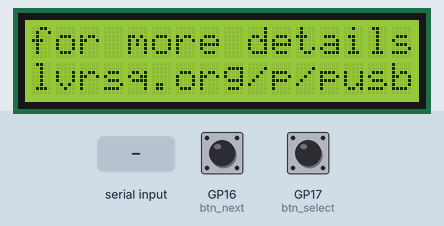
The program below on a simulated Raspberry Pi Pico running CircuitPython. On the bench: 16×2 character LCD. Inputs (shaded band) come from the test bench; at power-on: GP17 (btn_select) HIGH, GP16 (btn_next) HIGH. USB keyboard and mouse output is not drawn; files that are not in the repository are absent; what the program prints to the serial console is not drawn.

Above: at 1.1 s.
At 4.2 s:
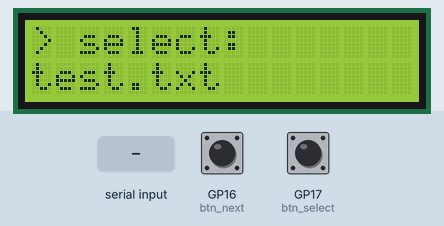
4.3 s: GP17 (btn_select) pulled LOW for 0.15 s
At 5.0 s:
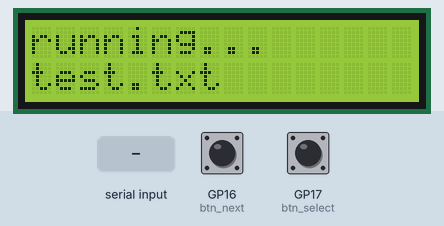
7.4 s: "exec:\n" received over the second serial link
10.4 s: "REM\n" received over the second serial link
13.4 s: "STRING \n" received over the second serial link
At 15.8 s:
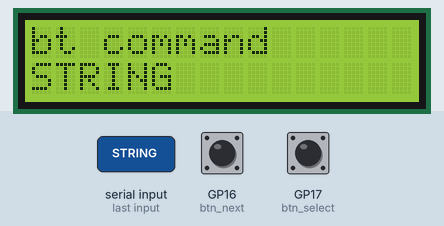
16.1 s: "DELAY \n" received over the second serial link
At 18.2 s:
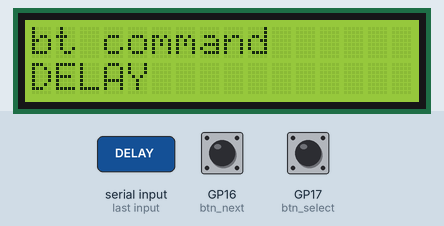
18.6 s: "DEFAULT_DELAY \n" received over the second serial link
At 20.5 s:
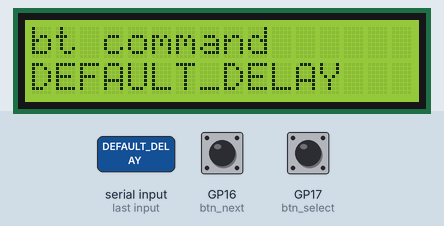
Timing chart, 0 to 22.0 s (numbered marks = the images above; inputs shaded):
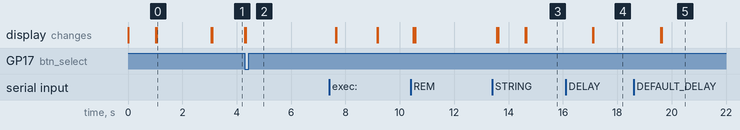

The program:

code.py
```python
import usb_hid
from adafruit_hid.keyboard import Keyboard
from adafruit_hid.keycode import Keycode
from adafruit_hid.keyboard_layout_us import KeyboardLayout
#from keyboard_layout_win_tr import KeyboardLayout # Türkçe klavye dizilimi için üsttekini yorum alın bunu yorumdan çıkarın.
import busio
import board
import time
import digitalio
import adafruit_character_lcd.character_lcd as character_lcd
import os

lcd_rs = digitalio.DigitalInOut(board.GP6)
lcd_en = digitalio.DigitalInOut(board.GP7)
lcd_d4 = digitalio.DigitalInOut(board.GP8)
lcd_d5 = digitalio.DigitalInOut(board.GP9)
lcd_d6 = digitalio.DigitalInOut(board.GP10)
lcd_d7 = digitalio.DigitalInOut(board.GP11)

lcd = character_lcd.Character_LCD_Mono(lcd_rs, lcd_en, lcd_d4, lcd_d5, lcd_d6, lcd_d7, 16, 2)

btn_next = digitalio.DigitalInOut(board.GP16)
btn_next.direction = digitalio.Direction.INPUT
btn_next.pull = digitalio.Pull.UP

btn_select = digitalio.DigitalInOut(board.GP17)
btn_select.direction = digitalio.Direction.INPUT
btn_select.pull = digitalio.Pull.UP

uart = busio.UART(board.GP0, board.GP1, baudrate=9600)
kbd = Keyboard(usb_hid.devices)
layout = KeyboardLayout(kbd)
buffer = ""
default_delay = 0
last_command = None
max_repeat = 1000

duck_key_map = {
    "ENTER": Keycode.ENTER, "TAB": Keycode.TAB, "ESC": Keycode.ESCAPE,
    "SPACE": Keycode.SPACE, "BACKSPACE": Keycode.BACKSPACE, "DELETE": Keycode.DELETE,
    "INSERT": Keycode.INSERT, "HOME": Keycode.HOME, "END": Keycode.END,
    "PAGEUP": Keycode.PAGE_UP, "PAGEDOWN": Keycode.PAGE_DOWN,
    "UP": Keycode.UP_ARROW, "DOWN": Keycode.DOWN_ARROW,
    "LEFT": Keycode.LEFT_ARROW, "RIGHT": Keycode.RIGHT_ARROW,
    "F1": Keycode.F1, "F2": Keycode.F2, "F3": Keycode.F3, "F4": Keycode.F4,
    "F5": Keycode.F5, "F6": Keycode.F6, "F7": Keycode.F7, "F8": Keycode.F8,
    "F9": Keycode.F9, "F10": Keycode.F10, "F11": Keycode.F11, "F12": Keycode.F12
}

modifier_map = {
    "CTRL": Keycode.CONTROL, "CONTROL": Keycode.CONTROL,
    "ALT": Keycode.ALT, "SHIFT": Keycode.SHIFT,
    "GUI": Keycode.GUI, "WINDOWS": Keycode.GUI
}

key_map = {
    "shift": Keycode.SHIFT, "ctrl": Keycode.CONTROL, "alt": Keycode.ALT,
    "enter": Keycode.ENTER, "left": Keycode.LEFT_ARROW, "right": Keycode.RIGHT_ARROW,
    "up": Keycode.UP_ARROW, "down": Keycode.DOWN_ARROW, "delete": Keycode.DELETE,
    "space": Keycode.SPACE,
}

def update_lcd(msg1, msg2=""):
    lcd.clear()
    lcd.message = f"{msg1}\n{msg2}"

def send_uart(msg):
    try:
        full_msg = str(msg) + "\r\n"
        uart.write(full_msg.encode("utf-8"))
        print(f"UART send: {msg}")
    except Exception as e:
        print(f"UART send error: {e}")

def apply_default_delay():
    if default_delay > 0:
        time.sleep(default_delay / 1000)

def execute_duck_line(line):
    global default_delay, last_command
    if not line or line.startswith("REM"): return

    if line.startswith("STRING "):
        layout.write(line[7:])
        last_command = line
    elif line.startswith("DELAY "):
        time.sleep(int(line.split()[1]) / 1000)
        return
    elif line.startswith("DEFAULT_DELAY "):
        default_delay = int(line.split()[1])
        return
    elif line.startswith("REPEAT "):
        count = min(int(line.split()[1]), max_repeat)
        if last_command:
            for _ in range(count): execute_duck_line(last_command)
        return
    else:
        parts = line.split()
        modifiers, key = [], None
        for part in parts:
            p_up = part.upper()
            if p_up in modifier_map: modifiers.append(modifier_map[p_up])
            elif p_up in duck_key_map: key = duck_key_map[p_up]
            elif len(p_up) == 1 and p_up.isalpha(): key = getattr(Keycode, p_up)
            elif len(p_up) == 1 and p_up.isdigit(): key = getattr(Keycode, "KEYPAD_" + p_up, None)

        if key:
            kbd.press(*modifiers, key) if modifiers else kbd.press(key)
            kbd.release_all()
            last_command = line
    apply_default_delay()

def run_duck_file(path):
    full_path = "/scripts/" + path.strip()
    update_lcd("running...", path[:14])
    try:
        with open(full_path, "r") as f:
            lines = f.readlines()
        send_uart(f"executing: {path}")
        for line in lines:
            execute_duck_line(line.strip())
        update_lcd("finished!", path[:14])
        time.sleep(1.5)
    except Exception as e:
        print(f"error: {e}")
        update_lcd("file error.", "check terminal")
        time.sleep(3)
    show_menu()

script_list = []
try:
    script_list = [f for f in os.listdir("/scripts") if f.endswith(".txt")]
except:
    script_list = ["no /scripts fldr"]
if not script_list: script_list = ["no scripts"]

current_index = 0

def show_menu():
    update_lcd("> select:", script_list[current_index])

def execute_command(cmd):
    cmd = cmd.strip()
    if cmd.startswith("exec:"):
        run_duck_file(cmd.split(":")[1])
    elif cmd.startswith('wr:"') and cmd.endswith('"'):
        layout.write(cmd[5:-1])
    elif cmd.startswith("tap:"):
        key = cmd.split(":")[1]
        if key in key_map: kbd.send(key_map[key])
    elif cmd == "releaseall":
        kbd.release_all()
    update_lcd("bt command", cmd[:14])


update_lcd("picoUSB", "")
time.sleep(1)
update_lcd("for more details","lvrsq.org/p/pusb")
time.sleep(2)
show_menu()

while True:
    if uart.in_waiting:
        data = uart.read().decode("utf-8")
        buffer += data
        if "\n" in buffer:
            execute_command(buffer.strip())
            buffer = ""

    if not btn_next.value:
        current_index = (current_index + 1) % len(script_list)
        show_menu()
        time.sleep(0.3)

    if not btn_select.value:
        if script_list[current_index] not in ["no scripts", "no folder"]:
            run_duck_file(script_list[current_index])
        time.sleep(0.3)
```

Measured:
- after the input at 4.3 s, the display: first changes at once (image 2 shows a later state)
- after the input at 13.4 s, the display: first differs from a run without the input after 1.2 s (image 3)
- after the input at 16.1 s, the display: first changes after 1.0 s (image 4 shows a later state)
- after the input at 18.6 s, the display: first changes after 1.0 s (image 5 shows a later state)
- what the display in image 0 shows lasts 2.0 s, from 1.1 s to 3.1 s
